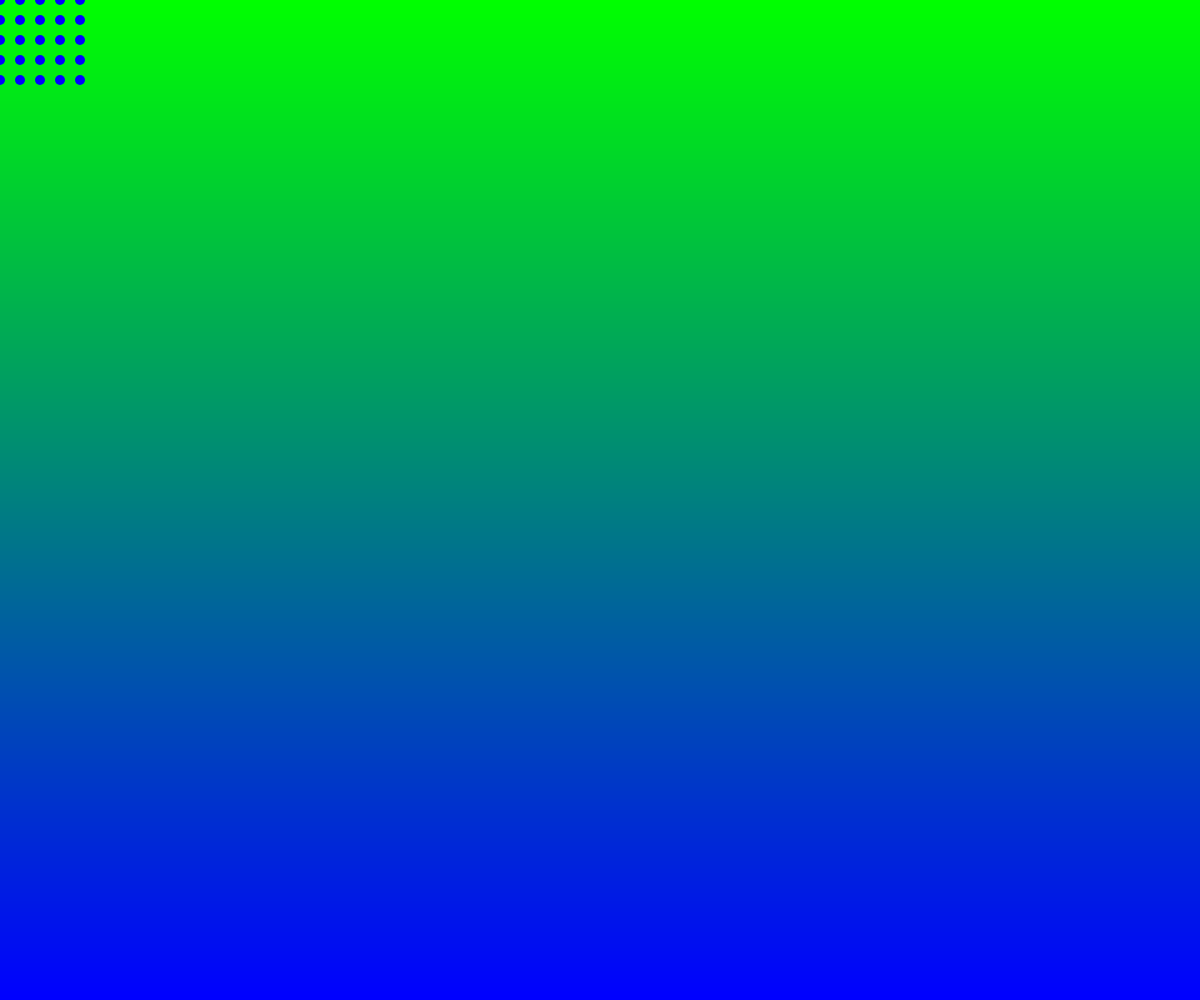
Frame 1 (no input)
Frame 60 (no input): identical to frame 1, image omitted
Frame 120 (the mouse pressed at the canvas centre since frame 60): identical to frame 1, image omitted

The p5.js sketch that drew this single still picture (run headless with seeded random() and noise() and a simulated clock; from frame 60 on, the mouse is pressed at the canvas centre):

// p5.js sketch
// ── sketch.js
// Gradient Background + Nested Loops
// Treydon Olfert
// February 29, 2024
// Creating a gradient + drawing with nested loops

let rectHeight = 1;
let spacing = 20;

function setup() {
  createCanvas(windowWidth, windowHeight);
  noStroke();
}

function draw() {
  gradientBackground();
  nestedLoops();
}

function nestedLoops() {
  //using nested loops, generate grid arrangement
  //for some circles
  for (let x = 0; x < 100; x += spacing) { //0, 20, 40, 60, 80
    for (let y = 0; y < 100; y += spacing) { //0, 20, 40, 60, 80
      circle(x,y,10);
    }
  }
}

function gradientBackground() {
    //use a single loop to draw rectangles
    //color them into a gradient
  let y = 0;
  while (y < height) {
    let c = color(0,map(y,0,height,255,0),map(y,0,height,0,255));
    fill(c);
    rect(0,y,width,rectHeight);
    y += rectHeight;
  }
}
